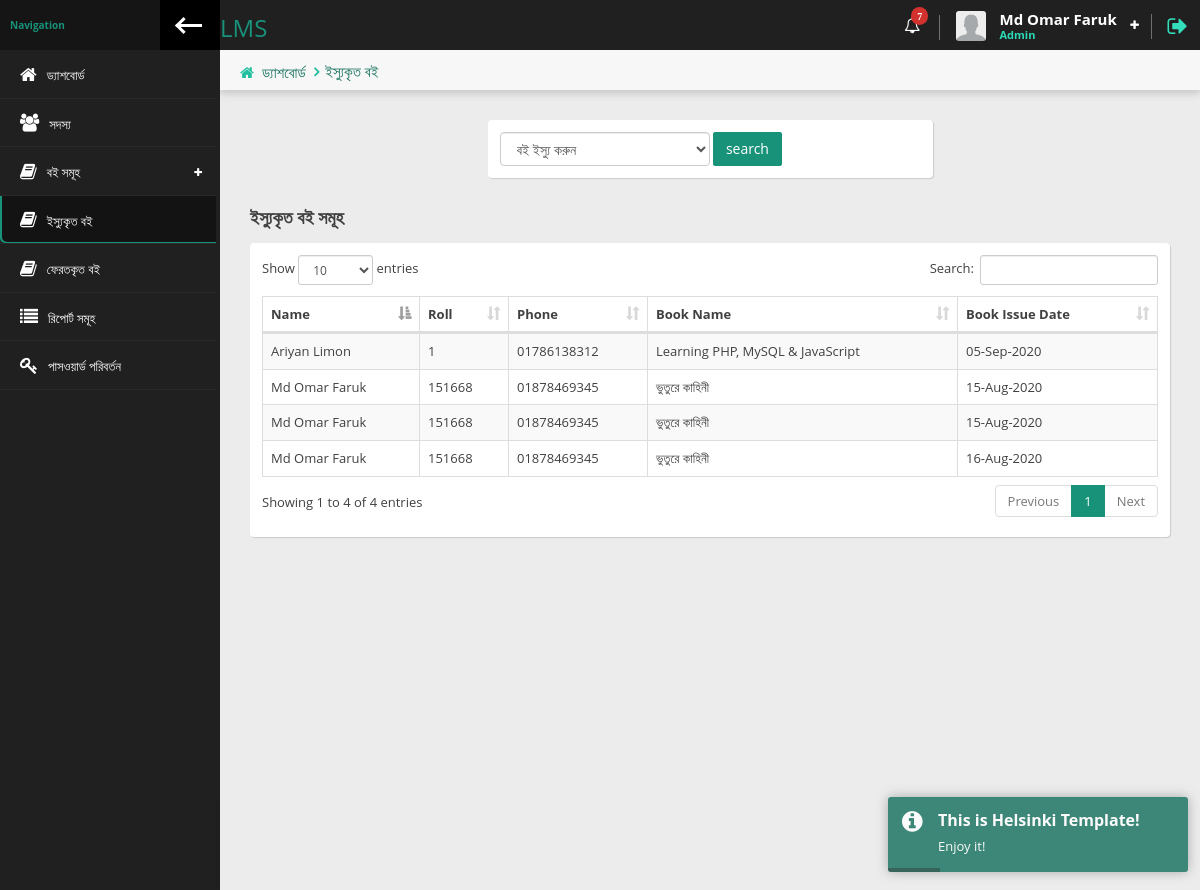
The app's page /librarin/issue-book.php (signed in) with its own data.
### tables this page shows
CREATE TABLE `librarin` (
  `id` int(11) NOT NULL,
  `fname` varchar(50) NOT NULL,
  `lname` varchar(50) NOT NULL,
  `email` varchar(100) NOT NULL,
  `username` varchar(20) NOT NULL,
  `password` varchar(100) NOT NULL,
  `datetime` timestamp NOT NULL DEFAULT current_timestamp()
);

CREATE TABLE `issue_books` (
  `id` int(11) NOT NULL,
  `student_id` int(5) NOT NULL,
  `book_id` int(5) NOT NULL,
  `book_issue_date` varchar(10) NOT NULL,
  `book_return_date` varchar(10) NOT NULL,
  `datetime` timestamp NOT NULL DEFAULT current_timestamp()
);

CREATE TABLE `students` (
  `id` int(11) NOT NULL,
  `fname` varchar(100) NOT NULL,
  `lname` varchar(100) NOT NULL,
  `roll` int(6) NOT NULL,
  `reg` int(6) NOT NULL,
  `email` varchar(50) NOT NULL,
  `username` varchar(100) NOT NULL,
  `password` varchar(100) NOT NULL,
  `phone` varchar(100) NOT NULL,
  `image` varchar(100) NOT NULL,
  `status` tinyint(1) NOT NULL,
  `datetime` timestamp NOT NULL DEFAULT current_timestamp()
);

CREATE TABLE `books` (
  `id` int(5) NOT NULL,
  `category_id` int(11) NOT NULL,
  `book_name` varchar(70) DEFAULT NULL,
  `book_image` varchar(100) DEFAULT NULL,
  `book_author_name` varchar(50) DEFAULT NULL,
  `book_publication_name` varchar(50) DEFAULT NULL,
  `book_purchase_date` varchar(50) DEFAULT NULL,
  `book_price` varchar(10) DEFAULT NULL,
  `book_qty` int(5) DEFAULT NULL,
  `available_qty` int(5) DEFAULT NULL,
  `librarin_username` varchar(50) DEFAULT NULL,
  `datetime` timestamp NOT NULL DEFAULT current_timestamp()
);

### librarin/issue-book.php (the view, shortened to what this page needs)
<?php
require_once 'hedar.php';
        ?>
<div class="content-header">
    <div class="leftside-content-header">
        <ul class="breadcrumbs">
            <li><i class="fa fa-home" aria-hidden="true"></i><a href="#">ড্যাশবোর্ড</a></li>
            <li><a href="javascript:avoid(0)">ইস্যুকৃত বই</a></li>
        </ul>
    </div>
</div>
<div class="row animated fadeInUp">
    <div class="col-sm-6 col-sm-offset-3">
        <div class="panel">
            <div class="panel-content">
                <div class="row">
                    <div class="col-md-12">
                        <form class="form-inline" action="" method="post">
                            <div class="form-group">
                                <select class="form-control" name="student_id">
                                    <option value="">বই ইস্যু করুন</option>
                                </select>
                            </div>
                            <div class="form-group">
                                <button type="submit" class="btn btn-primary" name="search">search</button>
                            </div>
                        </form>
                    </div>
                </div>
            </div>
        </div>
    </div>
</div>
<div class="content-header">
    <div class="leftside-content-header">
        <ul class="breadcrumbs">
            <li><i class="fa fa-home" aria-hidden="true"></i><a href="#">ড্যাশবোর্ড</a></li>
            <li><i href="javascript:avoid(0)"></i><a href="#">ইস্যুকৃত বই </a></li>
        </ul>
    </div>
</div>
<div class="row animated fadeInUp">
    <div class="col-sm-12">
        <h4 class="section-subtitle"><b>ইস্যুকৃত বই সমূহ</b></h4>
        <div class="panel">
            <div class="panel-content">
                <div class="table-responsive">
                    <table id="basic-table" class=" table-bordered data-table table table-striped nowrap table-hover" cellspacing="0" width="100%">
                        <thead>
                        <tr>
                            <th>Name</th>
                            <th>Roll</th>
                            <th>Phone</th>
                            <th>Book Name</th>
                            <th>Book Issue Date</th>
                        </tr>
                        </thead>
                        <tbody>
                        <?php
                        $result= mysqli_query($con,"SELECT `issue_books`.`id`,`issue_books`.`book_id`,`issue_books`.`book_issue_date`,`students`.`fname`,`students`.`lname`,`students`.`roll`,`students`.`phone`,`books`.`book_name`
FROM `issue_books`
INNER JOIN `students` ON `students`.`id`=`issue_books`.`student_id`
INNER JOIN `books` ON `books`.`id`= `issue_books`.`book_id`
WHERE `issue_books`.`book_return_date`= ''");
                        while ($row = mysqli_fetch_assoc($result)){
                            ?>
                            <tr>
                                <td><?= ucwords( $row['fname'].' '.$row['lname'])?></td>
                                <td><?= $row['roll']?></td>
                                <td><?= $row['phone']?></td>
                                <td><?= $row['book_name']?></td>
                                <td><?= date('d-M-Y',strtotime($row['book_issue_date']))?></td>
                            </tr>
                            <?php
                        }
                        ?>
                        </tbody>
                    </table>
                </div>
            </div>
        </div>
    </div>
</div>
<?php
require_once 'footer.php';
?>

### librarin/hedar.php (shortened to what this page needs)
<?php
    $page = explode('/',$_SERVER['PHP_SELF']);
    $page = end($page);
    require_once '../dbcon.php';
    $librarin_login = $_SESSION['librarin_login'];
    $data = mysqli_query($con,"SELECT * FROM `librarin` WHERE `email`= '$librarin_login'");
    $librarin_info = mysqli_fetch_assoc($data);
?>
<!doctype html>
<html lang="en" class="fixed left-sidebar-top">
<head>
    <link href="../assets/vendor/pace/pace-theme-minimal.css" rel="stylesheet" />
    <link rel="stylesheet" href="../assets/vendor/bootstrap/css/bootstrap.css">
    <link rel="stylesheet" href="../assets/vendor/font-awesome/css/font-awesome.css">
    <link rel="stylesheet" href="../assets/vendor/animate.css/animate.css">
    <link rel="stylesheet" href="../assets/vendor/toastr/toastr.min.css">
    <link rel="stylesheet" href="../assets/vendor/magnific-popup/magnific-popup.css">
    <link rel="stylesheet" href="../assets/vendor/data-table/media/css/dataTables.bootstrap.min.css">
    <link rel="stylesheet" href="../assets/stylesheets/css/style.css">
</head>
<body>
<div class="wrap">
    <div class="page-header">
        <div class="leftside-header">
            <div class="logo">
                <a href="index.php" class="on-click">
                    <h3>LMS</h3>
                </a>
            </div>
        </div>
        <div class="rightside-header">
            <div class="header-section hidden-xs" id="notice-headerbox">
                <div class="notice" id="alerts-notice">
                    <i class="fa fa-bell-o" aria-hidden="true"><span class="badge badge-xs badge-top-right x-danger">7</span></i>
                </div>
            </div>
            <div class="header-section" id="user-headerbox">
                <div class="user-header-wrap">
                    <div class="user-photo">
                        <img alt="profile photo" src="../images/user.png"/>
                    </div>
                    <div class="user-info">
                        <span class="user-name"><?= ucwords($librarin_info ['fname'].' '.$librarin_info ['lname'])?></span>
                        <span class="user-profile">Admin</span>
                    </div>
                    <i class="fa fa-plus icon-open" aria-hidden="true"></i>
                </div>
            </div>
            <div class="header-section">
                <a href="logout.php" data-toggle="tooltip" data-placement="left" title="Logout"><i class="fa fa-sign-out log-out" aria-hidden="true"></i></a>
            </div>
        </div>
    </div>
    <div class="page-body">
        <div class="left-sidebar">
            <div class="left-sidebar-header">
                <div class="left-sidebar-title">Navigation</div>
                <div class="left-sidebar-toggle c-hamburger c-hamburger--htla hidden-xs" data-toggle-class="left-sidebar-collapsed" data-target="html">
                    <span></span>
                </div>
            </div>
            <div id="left-nav" class="nano">
                <div class="nano-content">
                    <nav>
                        <ul class="nav nav-left-lines" id="main-nav">
                            <li class="<?= $page == 'index.php'? 'active-item':'' ?>"><a href="index.php"><i class="fa fa-home" aria-hidden="true"></i><span>ড্যাশবোর্ড</span></a></li>
                            <li class="<?= $page == 'students.php'? 'active-item':'' ?>"><a href="students.php"><i class="fa fa-users" aria-hidden="true"></i><span>সদস্য</span></a></li>
                            <li class="has-child-item close-item <?= $page == 'add-book.php' ? 'open-item':'' ?><?= $page == 'manage-books.php' ? 'open-item':'' ?>">
                                <a><i class="fa fa-book" aria-hidden="true"></i><span>বই সমূহ</span></a>
                            </li>
                            <li class="<?= $page == 'issue-book.php'? 'active-item':'' ?>"><a href="issue-book.php"><i class="fa fa-book" aria-hidden="true"></i><span>ইস্যুকৃত বই</span></a></li>
                            <li class="<?= $page == 'return-book.php'? 'active-item':'' ?>"><a href="return-book.php"><i class="fa fa-book" aria-hidden="true"></i><span>ফেরতকৃত বই</span></a></li>
                            <li class="<?= $page == 'report.php'? 'active-item':'' ?>"><a href="report.php"><i class="fa fa-list" aria-hidden="true"></i><span>রিপোর্ট সমূহ</span></a></li>
                            <li class="<?= $page == 'change_password.php'? 'active-item':'' ?>"><a href="change_password.php">
                            <i class="fa fa-key" aria-hidden="true"></i><span>পাসওয়ার্ড পরিবর্তন </span></a></li>
                        </ul>
                    </nav>
                </div>
            </div>
        </div>
        <div class="content">

### records on screen
librarin: fname+lname "Md Omar Faruk"
issue_books: student.lname "Md Omar Faruk", student.roll "151668", student.phone "01878469345", book.book_name "ভুতুরে কাহিনী", book_issue_date "15-Aug-2020"
issue_books: student.lname "Md Omar Faruk", student.roll "151668", student.phone "01878469345", book.book_name "ভুতুরে কাহিনী", book_issue_date "15-Aug-2020"
issue_books: student.lname "Md Omar Faruk", student.roll "151668", student.phone "01878469345", book.book_name "ভুতুরে কাহিনী", book_issue_date "16-Aug-2020"
issue_books: student.lname "Ariyan Limon", student.roll "1", student.phone "01786138312", book.book_name "Learning PHP, MySQL & JavaScript", book_issue_date "05-Sep-2020"
